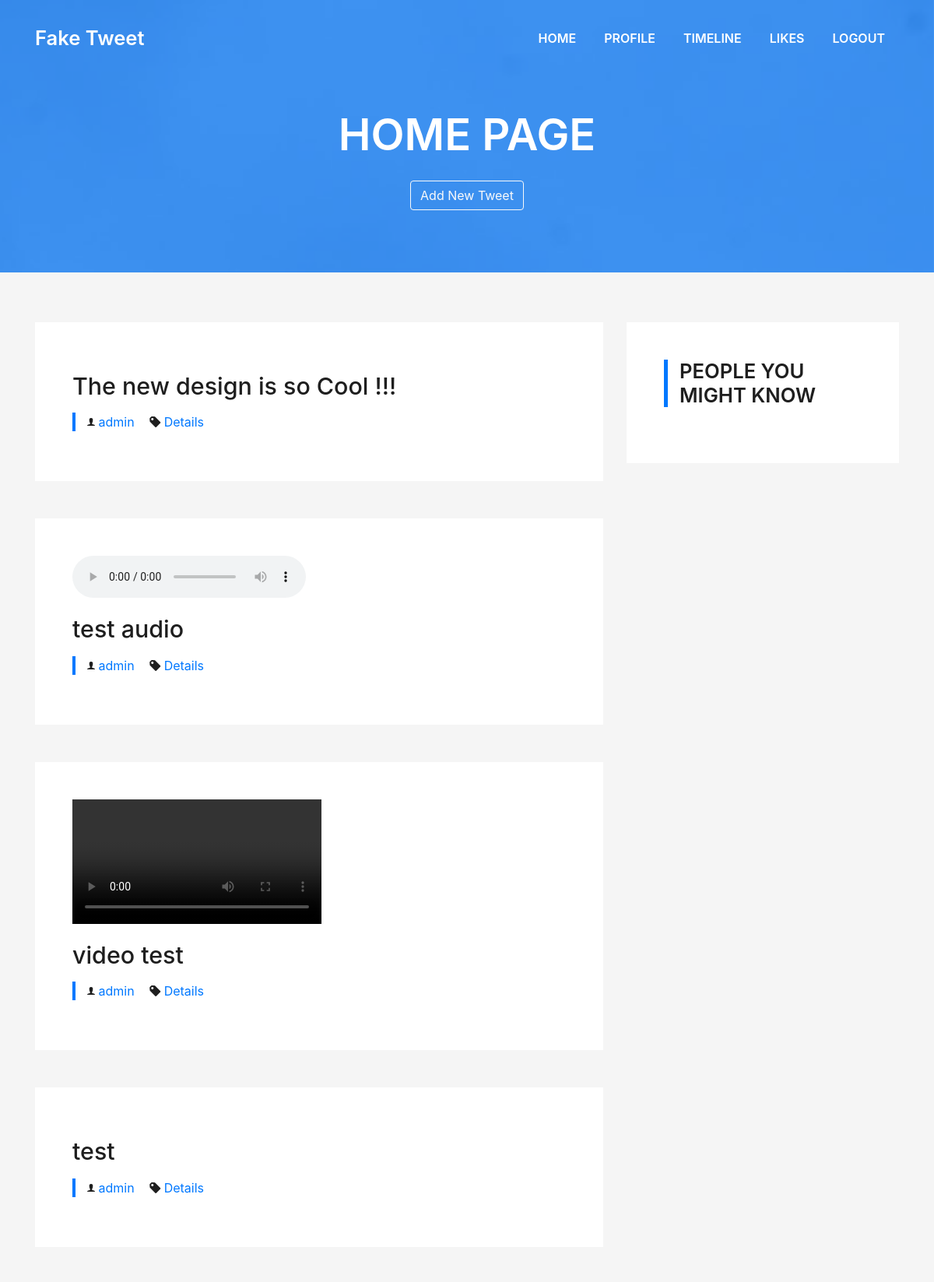
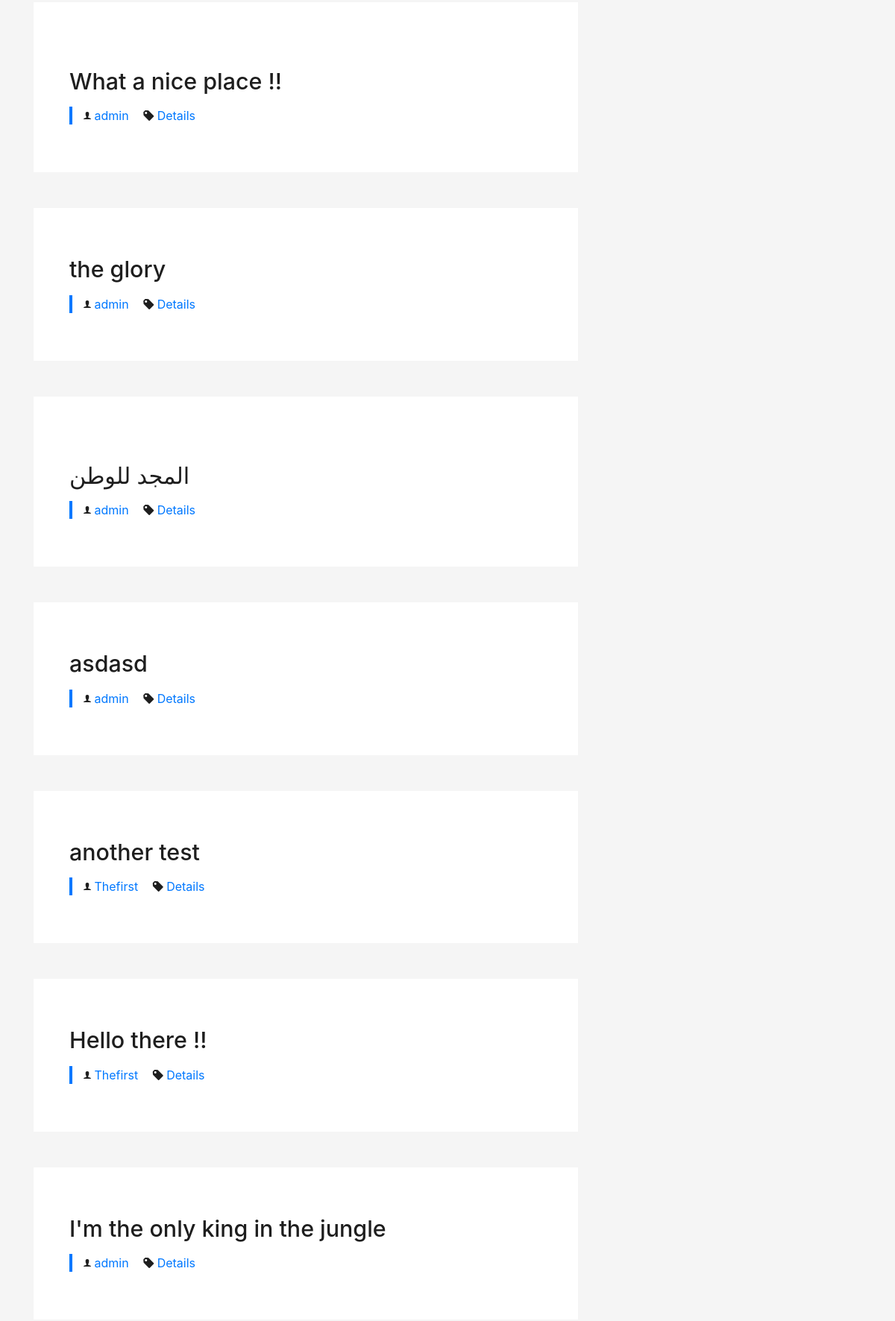
The app's page / (signed in, upper part) with its own data (2 pictures, top to bottom).
### twit/models.py (models this page shows, shortened)
class Tweet(models.Model):
    author = models.ForeignKey(User, on_delete=models.CASCADE)
    tweet = models.CharField(max_length=280)
    created = models.DateTimeField(auto_now_add=True)
    like = models.ManyToManyField(User, related_name= 'likes', blank=True)
    image = models.FileField(null=True, blank=True)

### twit/views.py (the view, shortened to what this page needs)
# urls.py: 2. Add a URL to urlpatterns:  path('', views.home, name='home')
@login_required
def home(request):
    if request.method == "GET":
        form = AddTweetForm()
        tweets = Tweet.objects.all().order_by('-created')
        users = User.objects.exclude(username = request.user)
        follos = Followings.objects.get(userid=request.user)
        followings = follos.following.all()
        context = {'form': form,
                   'tweet': tweets,
                   'user': users,
                   'following': followings}
        return render(request, "home.html", context)

### twit/templates/home.html (shortened to what this page needs)
{% extends "base.html" %}
{% block pagename %}
    Home Page
{% endblock %}
{% block profile %}
<button type="button" class="btn btn-outline-light" data-toggle="modal" data-target="#myModal">
								Add New Tweet
        </button>
{% endblock %}
{% block content %}
    <section class="blog-wrapper sect-pt4" id="blog">
    <div class="container">
      <div class="row">
        <div class="col-md-8">
          {% for t in tweet %}
          <div class="post-box">
            <div class="post-thumb">
              {% if t.image %}
                  {% if '.mp4' in t.image.name %}
                     <video width="320" height="240" controls class="img-fluid">
                       <source src="{{ t.image.url }}" type="video/mp4">
                      </video>
                  {% elif '.mp3' in t.image.name %}
                    <audio controls>
                      <source src="{{ t.image.url }}" type="audio/mpeg">
                    </audio>
                  {% else %}
                    <img src="{{ t.image.url }}" class="img-fluid" alt="">
                  {% endif %}
              {% endif %}
            </div>
            <div class="post-meta">
              <h1 class="article-title">{{ t.tweet }}</h1>
              <ul>
                <li>
                  <span class="ion-ios-person"></span>
                  <a>{{ t.author.username }}</a>
                </li>
                <li>
                  <span class="ion-pricetag"></span>
                  <a href="{% url 'details' id=t.id %}">Details</a>
                </li>
              </ul>
            </div>
          </div>
        {% endfor %}
          </div>
        <div class="col-md-4">
          <div class="widget-sidebar">
            <h4 class="sidebar-title">People You might know</h4>
          </div>
        </div>
      </div>
    </div>
  </section>
{% endblock %}

### static/style/css/style.css (style rules this page uses)
body { background-color: #f5f5f5; color: #4e4e4e; }
h1, h2, h3, h4, h5, h6 { color: #1e1e1e; }
a { color: #1e1e1e; transition: all 0.5s ease-in-out; }
.sect-pt4 { padding-top: 4rem; }
.ul-resect, .socials ul, .list-ico, .blog-wrapper .post-meta ul, .box-comments .list-comments, .widget-sidebar .list-sidebar, .widget-tags ul { list-style: none; padding-left: 0; margin-bottom: 0; }
.post-box, .form-comments, .box-comments, .widget-sidebar { padding: 2rem; background-color: #fff; margin-bottom: 3rem; }
.blog-wrapper .article-title { font-size: 1.5rem; }
.blog-wrapper .post-meta { margin: 1rem 0; }
.blog-wrapper .post-meta ul { border-left: 4px solid #0078ff; margin-top: 1rem; }
.blog-wrapper .post-meta ul li { display: inline-block; margin-left: 15px; }
.blog-wrapper .post-meta ul a { color: #0078ff; }
.blog-wrapper .post-meta ul span { color: #1e1e1e; }
.widget-sidebar .sidebar-title { font-size: 1.6rem; font-weight: 600; border-left: 5px solid #0078ff; padding-left: 15px; text-transform: uppercase; margin-bottom: 1.5rem; }
@media (min-width: 768px) { .post-box, .form-comments, .box-comments, .widget-sidebar { padding: 3rem; } }
@media (min-width: 768px) { .blog-wrapper .article-title { font-size: 1.9rem; } }

### records on screen
Tweet: tweet "The new design is so Cool !!!", author.username "admin"
Tweet: tweet "test audio", author.username "admin"
Tweet: tweet "video test", author.username "admin"
Tweet: tweet "test", author.username "admin"
Tweet: tweet "What a nice place !!", author.username "admin"
Tweet: tweet "the glory", author.username "admin"
Tweet: tweet "المجد للوطن", author.username "admin"
Tweet: tweet "asdasd", author.username "admin"
Tweet: tweet "another test", author.username "Thefirst"
Tweet: tweet "Hello there !!", author.username "Thefirst"
Tweet: tweet "I'm the only king in the jungle", author.username "admin"
